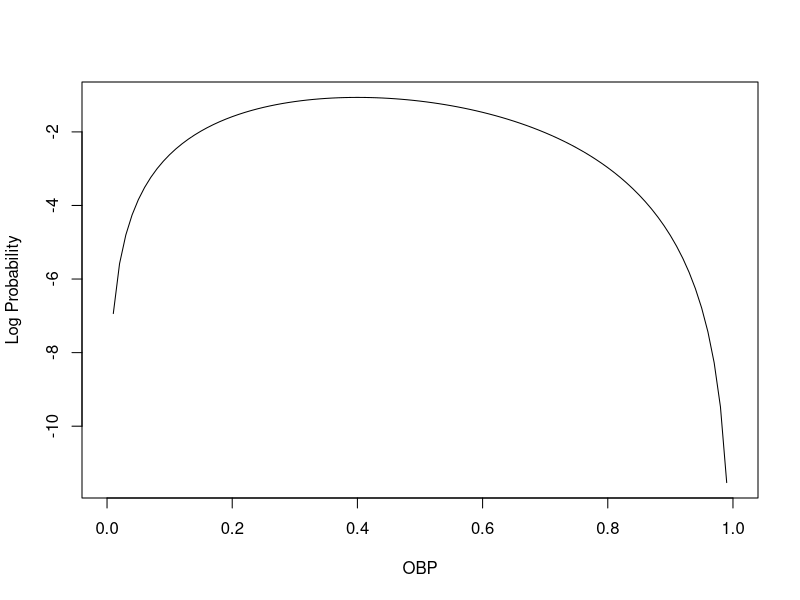
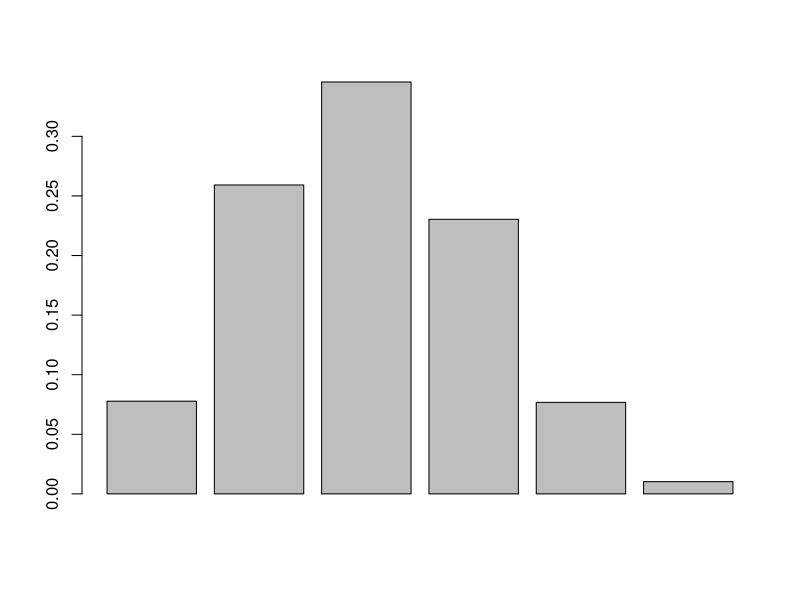
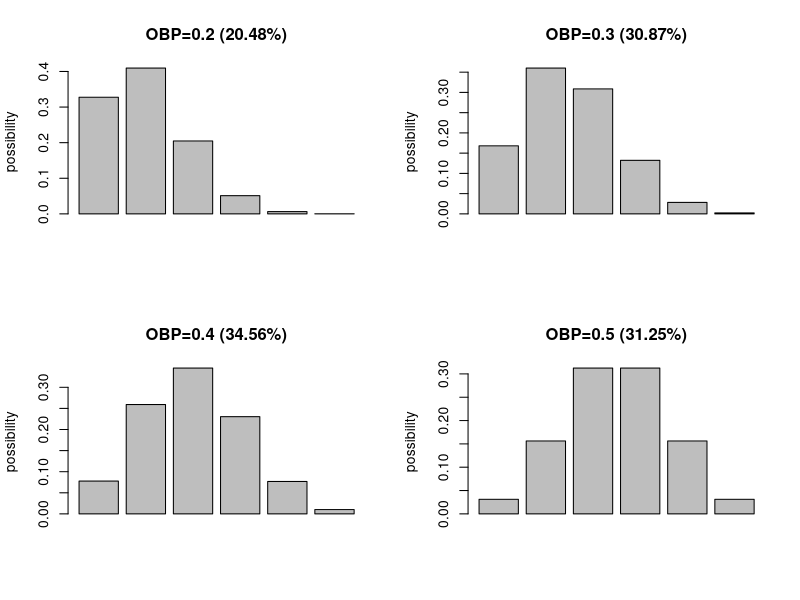

Recreate these plots in R, in order.
## ---- chunk 1
a = rbinom(10000, 5, 0.46)
table(a) / 10000
## ---- chunk 2
a = rbinom(1000, 5, 0.46)
table(a) / 1000
## ---- chunk 3
curve(log(10*x^2*(1-x)^3), 0, 1, ylab='Log Probability', xlab='OBP')
## ---- chunk 4
OBP = 0.4
base = 0:5
P = OBP^base*(1-OBP)^(5-base)
case = choose(5, base)
EV = P*case
EV
## ---- chunk 5
barplot(EV)
## ---- chunk 6
par(mfrow=c(2,2))

OBP = 0.2
base = 0:5
P = OBP^base*(1-OBP)^(5-base)
case = choose(5, base)
EV = P*case
barplot(EV, main='OBP=0.2 (20.48%)', ylab='possibility')

OBP = 0.3
base = 0:5
P = OBP^base*(1-OBP)^(5-base)
case = choose(5, base)
EV = P*case
barplot(EV, main='OBP=0.3 (30.87%)', ylab='possibility')

OBP = 0.4
base = 0:5
P = OBP^base*(1-OBP)^(5-base)
case = choose(5, base)
EV = P*case
barplot(EV, main='OBP=0.4 (34.56%)', ylab='possibility')

OBP = 0.5
base = 0:5
P = OBP^base*(1-OBP)^(5-base)
case = choose(5, base)
EV = P*case
barplot(EV, main='OBP=0.5 (31.25%)', ylab='possibility')
